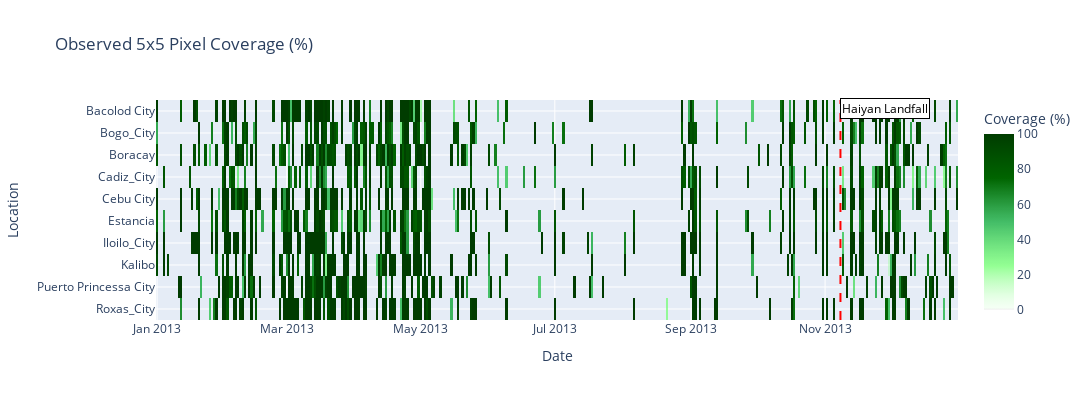

The notebook cell this image was saved under:
### Code cell
import pandas as pd
import plotly.express as px

# --- Assume your DataFrame is named df and filtered for 5x5 patch ---
df5 = df[df['extent'] == '5x5'].copy()
df5['date'] = pd.to_datetime(df5['date'])
df5 = df5.sort_values(['location', 'date'])

# Pivot for heatmap
heatmap_data = df5.pivot(index='location', columns='date', values='Valid_pct')

# Custom colorscale: 0 = fully transparent, then light to dark green
custom_colorscale = [
    [0.0, "rgba(0,0,0,0)"],         # 0%: fully transparent
    [0.01, "rgba(204,255,204,0.2)"],# very low (pale green, slight alpha)
    [0.25, "rgba(102,255,102,0.7)"],# light green
    [0.5, "rgba(34,177,76,0.85)"],  # medium green
    [0.75, "rgba(0,100,0,1)"],      # dark green
    [1.0, "rgba(0,60,0,1)"]         # full dark green
]

fig = px.imshow(
    heatmap_data,
    color_continuous_scale=custom_colorscale,
    aspect='auto',
    labels=dict(x="Date", y="Location", color="Coverage (%)"),
    title="Observed 5x5 Pixel Coverage (%)"
)

fig.update_layout(
    height=200 + 20 * len(heatmap_data),
    width=1200,
    xaxis=dict(side="bottom"),
    paper_bgcolor='rgba(0,0,0,0)',
    yaxis=dict(title="Location"),
    coloraxis_colorbar=dict(title="Coverage (%)")
)

# Haiyan landfall annotation
fig.add_vline(
    x=pd.to_datetime("2013-11-08"),
    line_width=2, line_dash="dash", line_color="red"
)
fig.add_annotation(
    x="2013-11-08", y=1.01, yref='paper',
    text="Haiyan Landfall", showarrow=False,
    font=dict(color="black"), bgcolor="white",
    bordercolor="black", borderwidth=1, xanchor="left"
)

fig.show()

### Figure 1 — Plotly figure (JSON) as saved in the notebook; plotly's stock layout.template omitted (floating-point values rounded to 4 significant figures; data arrays with more than 128 entries replaced by an {"elided": "..."} marker saying what was removed)
{"data": [{"coloraxis": "coloraxis", "hovertemplate": "Date: %{x}<br>Location: %{y}<br>Coverage (%): %{z}<extra></extra>", "name": "0", "type": "heatmap", "x": {"elided": "365 str values"}, "xaxis": "x", "y": ["Bacolod City", "Bogo_City", "Boracay", "Cadiz_City", "Cebu City", "Estancia", "Iloilo_City", "Kalibo", "Puerto Princessa City", "Roxas_City"], "yaxis": "y", "z": {"elided": "10x365 float values"}}], "layout": {"annotations": [{"bgcolor": "white", "bordercolor": "black", "borderwidth": 1, "font": {"color": "black"}, "showarrow": false, "text": "Haiyan Landfall", "x": "2013-11-08", "xanchor": "left", "y": 1.01, "yref": "paper"}], "coloraxis": {"colorbar": {"title": {"text": "Coverage (%)"}}, "colorscale": [[0, "rgba(0,0,0,0)"], [0.01, "rgba(204,255,204,0.2)"], [0.25, "rgba(102,255,102,0.7)"], [0.5, "rgba(34,177,76,0.85)"], [0.75, "rgba(0,100,0,1)"], [1, "rgba(0,60,0,1)"]]}, "height": 400, "paper_bgcolor": "rgba(0,0,0,0)", "shapes": [{"line": {"color": "red", "dash": "dash", "width": 2}, "type": "line", "x0": "2013-11-08T00:00:00", "x1": "2013-11-08T00:00:00", "xref": "x", "y0": 0, "y1": 1, "yref": "y domain"}], "title": {"text": "Observed 5x5 Pixel Coverage (%)"}, "width": 1200, "xaxis": {"anchor": "y", "domain": [0, 1], "side": "bottom", "title": {"text": "Date"}}, "yaxis": {"anchor": "x", "autorange": "reversed", "domain": [0, 1], "title": {"text": "Location"}}}}
